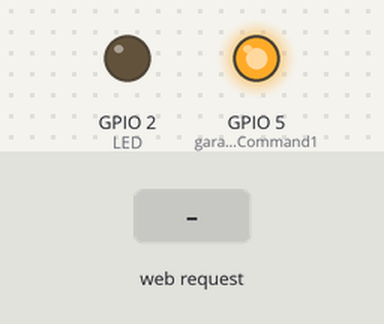
Simulated run of this sketch. Board: ESP8266 (NodeMCU). Parts: output pins drawn as LEDs (lit = HIGH). The test bench sets the inputs (shaded band). WiFi joins after 1.5 s; servers stay silent unless stated.

Above: at 0.1 s.
At 2.7 s:
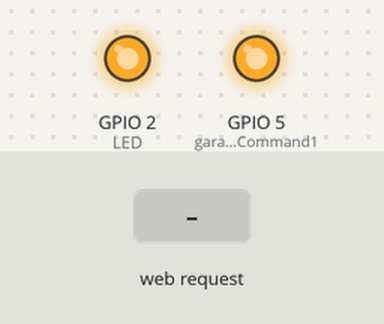
2.8 s: HTTP request GET /garage/1/toggle/4czODA received
At 3.5 s:
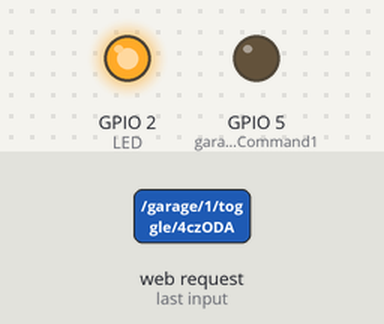
Timing chart, 0 to 5.8 s (numbered marks = the images above; inputs shaded):
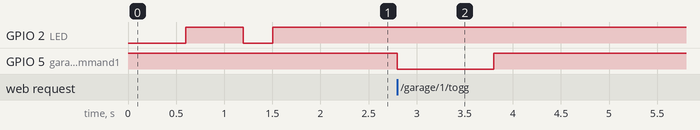

Measured:
- after the input at 2.8 s, GPIO 5 (garageCommand1): HIGH → LOW at once, → HIGH 1.0 s later

The sketch:

nodemcu-1-door-wifimanager.ino
```cpp
// LED will blink when in config mode
#include <ESP8266WiFi.h>
#include <WiFiClient.h>
#include <ESP8266WebServer.h>
#include <WiFiManager.h> // https://github.com/tzapu/WiFiManager

//for LED status
#include <Ticker.h>
Ticker ticker;

#ifndef LED_BUILTIN
#define LED_BUILTIN 13 // ESP32 DOES NOT DEFINE LED_BUILTIN
#endif

int LED = LED_BUILTIN;

#define garageCommand1 05 // D1
#define garageSensor1 14 // D5
ESP8266WebServer server(80);

void tick()
{
  //toggle state
  digitalWrite(LED, !digitalRead(LED));     // set pin to the opposite state
}

//gets called when WiFiManager enters configuration mode
void configModeCallback (WiFiManager *myWiFiManager) {
  //Serial.println("Entered config mode");
  //Serial.println(WiFi.softAPIP());
  //if you used auto generated SSID, print it
  //Serial.println(myWiFiManager->getConfigPortalSSID());
  //entered config mode, make led toggle faster
  ticker.attach(0.2, tick);
}

void setup() {
  pinMode(garageSensor1, INPUT);
  pinMode(garageCommand1, OUTPUT);
  digitalWrite(garageCommand1, HIGH);
  WiFi.mode(WIFI_STA); // explicitly set mode, esp defaults to STA+AP
  // put your setup code here, to run once:
  //Serial.begin(115200);

  //set led pin as output
  pinMode(LED, OUTPUT);
  // start ticker with 0.5 because we start in AP mode and try to connect
  ticker.attach(0.6, tick);

  //WiFiManager
  //Local intialization. Once its business is done, there is no need to keep it around
  WiFiManager wm;
  wm.setConfigPortalTimeout(180);
  //reset settings - for testing
  //wm.resetSettings();

  //set callback that gets called when connecting to previous WiFi fails, and enters Access Point mode
  wm.setAPCallback(configModeCallback);

  //fetches ssid and pass and tries to connect
  //if it does not connect it starts an access point with the specified name
  //here  "AutoConnectAP"
  //and goes into a blocking loop awaiting configuration
  if (!wm.autoConnect()) {
    //Serial.println("failed to connect and hit timeout");
    //reset and try again, or maybe put it to deep sleep
    ESP.restart();
    delay(1000);
  }

  //if you get here you have connected to the WiFi
  //Serial.println("connected...yeey :)");
  ticker.detach();
  //keep LED off
  digitalWrite(LED, HIGH);

  WiFi.setSleepMode(WIFI_NONE_SLEEP);

  server.on("/garage/1/toggle/4czODA", [](){
    server.send(200, "application/json", "{\"toggling\":true}");
    digitalWrite(garageCommand1, LOW);
    delay(1000);
    digitalWrite(garageCommand1, HIGH);
  });

  server.on("/garage/1/status/4czODA", [](){
    if (digitalRead(garageSensor1) == HIGH) {
      server.send(200, "application/json", "{\"closed\":true}");
    } else {
      server.send(200, "application/json", "{\"closed\":false}");
    }
  });
  server.begin();
}

void loop() {
  server.handleClient();
}
```
